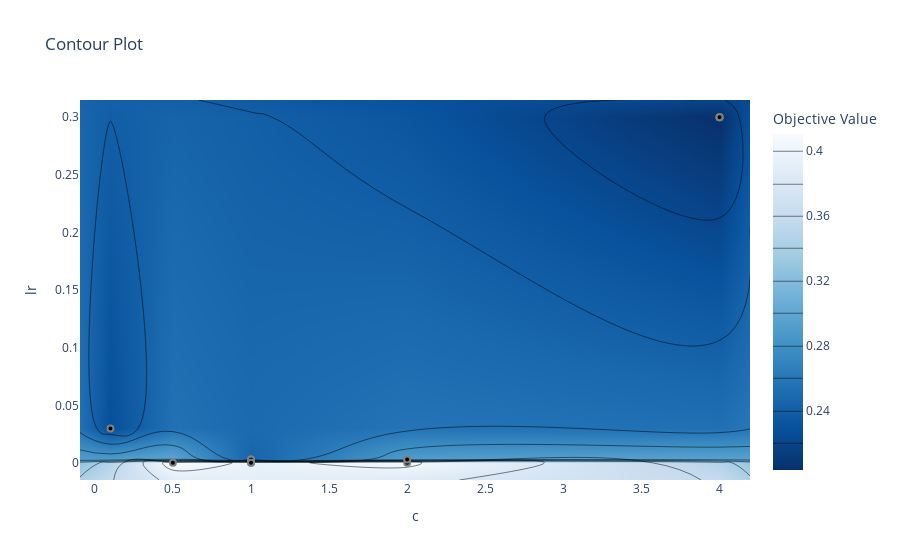
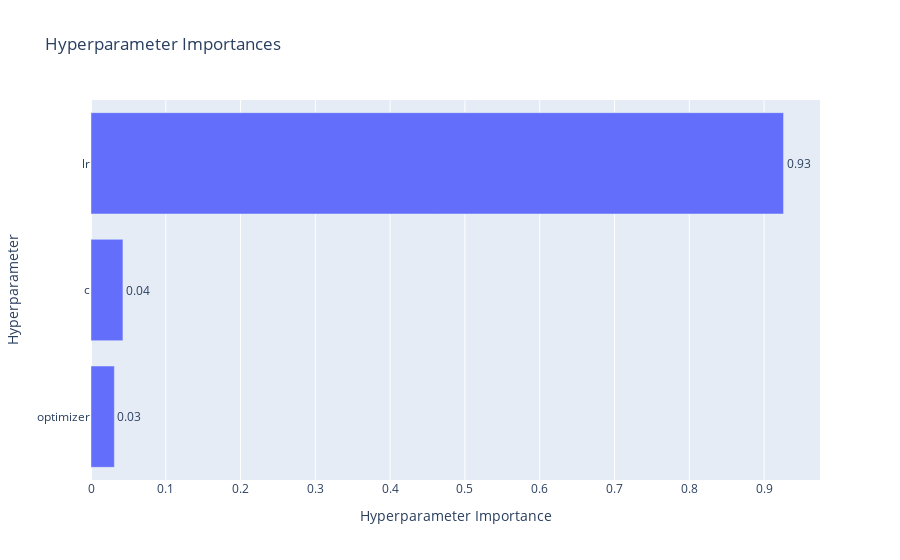
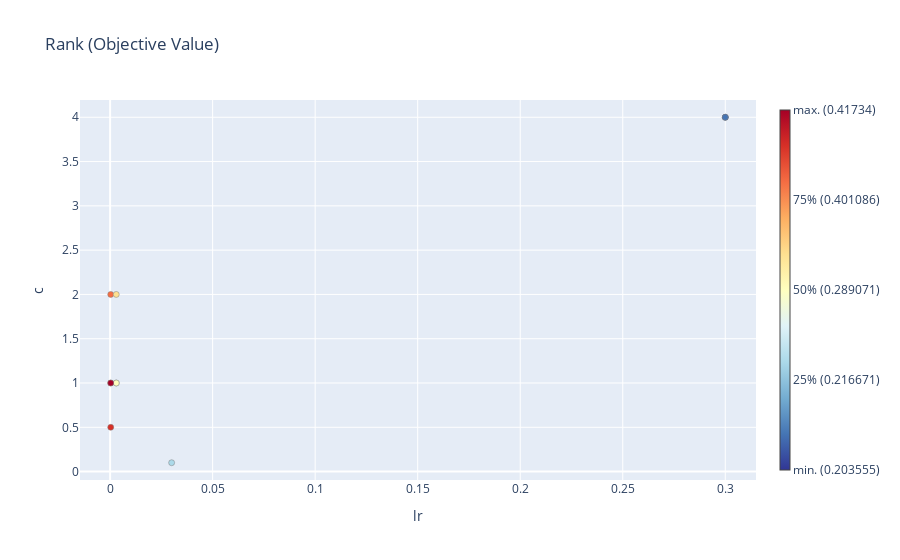
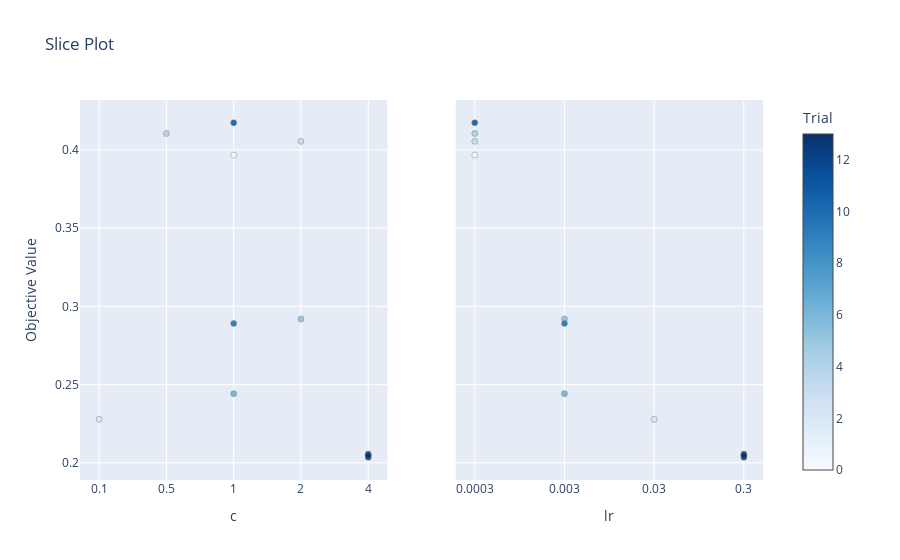

Notebook code for these charts, in order:
### Code cell
import optuna
import matplotlib.pyplot as plt
sqlite_db_path = "sqlite:///optuna_study.db"
study_name = "optimize_curvature_lr"
study = optuna.load_study(study_name=study_name, storage=sqlite_db_path)

params=["c", "lr"]

fig = optuna.visualization.plot_contour(study, params=params)
fig.show()

fig = optuna.visualization.plot_param_importances(study)
fig.show()
fig = optuna.visualization.plot_rank(study, params=["lr", "c"])
fig.show()

fig = optuna.visualization.plot_slice(study, params=["lr", "c"])
fig.show()

### Figure 1 — Plotly figure (JSON) as saved in the notebook; plotly's stock layout.template omitted (floating-point values rounded to 4 significant figures)
{"data": [{"colorbar": {"title": {"text": "Objective Value"}}, "colorscale": [[0, "rgb(247,251,255)"], [0.125, "rgb(222,235,247)"], [0.25, "rgb(198,219,239)"], [0.375, "rgb(158,202,225)"], [0.5, "rgb(107,174,214)"], [0.625, "rgb(66,146,198)"], [0.75, "rgb(33,113,181)"], [0.875, "rgb(8,81,156)"], [1, "rgb(8,48,107)"]], "connectgaps": true, "contours": {"coloring": "heatmap"}, "hoverinfo": "none", "line": {"smoothing": 1.3}, "reversescale": true, "type": "contour", "x": [-0.095, 0.1, 0.5, 1, 2, 4, 4.195], "y": [-0.01468, 0.0003, 0.003, 0.03, 0.3, 0.315], "z": [[null, null, null, null, null, null, null], [null, null, 0.4105, 0.3967, 0.4055, null, null], [null, null, null, 0.2442, 0.2919, null, null], [null, 0.2278, null, null, null, null, null], [null, null, null, null, null, 0.2036, null], [null, null, null, null, null, null, null]]}, {"marker": {"color": "black", "line": {"color": "Gray", "width": 2}}, "mode": "markers", "name": "Feasible Trial", "showlegend": false, "type": "scatter", "x": [1, 0.1, 2, 0.5, 2, 1, 1, 1, 4, 4, 4], "y": [0.0003, 0.03, 0.0003, 0.0003, 0.003, 0.003, 0.003, 0.0003, 0.3, 0.3, 0.3]}, {"marker": {"color": "#cccccc", "line": {"color": "Gray", "width": 2}}, "mode": "markers", "name": "Infeasible Trial", "showlegend": false, "type": "scatter", "x": [], "y": []}], "layout": {"title": {"text": "Contour Plot"}, "xaxis": {"range": [-0.095, 4.195], "title": {"text": "c"}}, "yaxis": {"range": [-0.01468, 0.315], "title": {"text": "lr"}}}}

### Figure 2 — Plotly figure (JSON) as saved in the notebook; plotly's stock layout.template omitted (floating-point values rounded to 4 significant figures)
{"data": [{"cliponaxis": false, "hovertemplate": ["optimizer (CategoricalDistribution): 0.031245404613180143<extra></extra>", "c (CategoricalDistribution): 0.042709494883499226<extra></extra>", "lr (CategoricalDistribution): 0.9260451005033207<extra></extra>"], "name": "Objective Value", "orientation": "h", "text": ["0.03", "0.04", "0.93"], "textposition": "outside", "type": "bar", "x": [0.03125, 0.04271, 0.926], "y": ["optimizer", "c", "lr"]}], "layout": {"title": {"text": "Hyperparameter Importances"}, "xaxis": {"title": {"text": "Hyperparameter Importance"}}, "yaxis": {"title": {"text": "Hyperparameter"}}}}

### Figure 3 — Plotly figure (JSON) as saved in the notebook; plotly's stock layout.template omitted (floating-point values rounded to 4 significant figures)
{"data": [{"hovertemplate": "%{hovertext}<extra></extra>", "hovertext": ["Trial #0<br>lr: 0.0003<br>c: 1<br>optimizer: AdaFactor<br><b>Objective Value: 0.39669760850470837</b>", "Trial #2<br>lr: 0.03<br>c: 0.1<br>optimizer: AdaFactor<br><b>Objective Value: 0.22778447101435323</b>", "Trial #3<br>lr: 0.0003<br>c: 2<br>optimizer: AdaFactor<br><b>Objective Value: 0.4054744850228152</b>", "Trial #4<br>lr: 0.0003<br>c: 0.5<br>optimizer: Hyperbolic<br><b>Objective Value: 0.41048537652323563</b>", "Trial #5<br>lr: 0.003<br>c: 2<br>optimizer: AdaFactor<br><b>Objective Value: 0.29190373714045276</b>", "Trial #6<br>lr: 0.003<br>c: 1<br>optimizer: Hyperbolic<br><b>Objective Value: 0.24421026164621817</b>", "Trial #9<br>lr: 0.003<br>c: 1<br>optimizer: AdaFactor<br><b>Objective Value: 0.289071182097037</b>", "Trial #10<br>lr: 0.0003<br>c: 1<br>optimizer: Hyperbolic<br><b>Objective Value: 0.4173403370568133</b>", "Trial #11<br>lr: 0.3<br>c: 4<br>optimizer: AdaFactor<br><b>Objective Value: 0.20555811134849009</b>", "Trial #12<br>lr: 0.3<br>c: 4<br>optimizer: AdaFactor<br><b>Objective Value: 0.20355452550208475</b>", "Trial #13<br>lr: 0.3<br>c: 4<br>optimizer: AdaFactor<br><b>Objective Value: 0.20461140713823123</b>"], "marker": {"color": ["rgb(253.0, 174.0, 97.0)", "rgb(171.0, 217.0, 233.0)", "rgb(244.0, 109.0, 67.0)", "rgb(215.0, 48.0, 39.0)", "rgb(254.0, 224.0, 144.0)", "rgb(224.0, 243.0, 248.0)", "rgb(255.0, 255.0, 191.0)", "rgb(165.0, 0.0, 38.0)", "rgb(116.0, 173.0, 209.0)", "rgb(49.0, 54.0, 149.0)", "rgb(69.0, 117.0, 180.0)"], "line": {"color": "Grey", "width": 0.5}}, "mode": "markers", "showlegend": false, "type": "scatter", "x": [0.0003, 0.03, 0.0003, 0.0003, 0.003, 0.003, 0.003, 0.0003, 0.3, 0.3, 0.3], "y": [1, 0.1, 2, 0.5, 2, 1, 1, 1, 4, 4, 4]}, {"hoverinfo": "none", "marker": {"cmax": 1, "cmin": 0, "colorbar": {"thickness": 10, "ticktext": ["min. (0.203555)", "25% (0.216671)", "50% (0.289071)", "75% (0.401086)", "max. (0.41734)"], "tickvals": [0, 0.25, 0.5, 0.75, 1]}, "colorscale": [[0, "rgb(49,54,149)"], [0.1, "rgb(69,117,180)"], [0.2, "rgb(116,173,209)"], [0.3, "rgb(171,217,233)"], [0.4, "rgb(224,243,248)"], [0.5, "rgb(255,255,191)"], [0.6, "rgb(254,224,144)"], [0.7, "rgb(253,174,97)"], [0.8, "rgb(244,109,67)"], [0.9, "rgb(215,48,39)"], [1, "rgb(165,0,38)"]], "showscale": true}, "mode": "markers", "showlegend": false, "type": "scatter", "x": [null], "y": [null]}], "layout": {"title": {"text": "Rank (Objective Value)"}, "xaxis": {"range": [-0.01468, 0.315], "title": {"text": "lr"}}, "yaxis": {"range": [-0.095, 4.195], "title": {"text": "c"}}}}

### Figure 4 — Plotly figure (JSON) as saved in the notebook; plotly's stock layout.template omitted (floating-point values rounded to 4 significant figures)
{"data": [{"marker": {"color": [0, 2, 3, 4, 5, 6, 9, 10, 11, 12, 13], "colorbar": {"title": {"text": "Trial"}, "x": 1, "xpad": 40}, "colorscale": [[0, "rgb(247,251,255)"], [0.125, "rgb(222,235,247)"], [0.25, "rgb(198,219,239)"], [0.375, "rgb(158,202,225)"], [0.5, "rgb(107,174,214)"], [0.625, "rgb(66,146,198)"], [0.75, "rgb(33,113,181)"], [0.875, "rgb(8,81,156)"], [1, "rgb(8,48,107)"]], "line": {"color": "Grey", "width": 0.5}, "showscale": true}, "mode": "markers", "name": "Feasible Trial", "showlegend": false, "type": "scatter", "x": [1, 0.1, 2, 0.5, 2, 1, 1, 1, 4, 4, 4], "xaxis": "x", "y": [0.3967, 0.2278, 0.4055, 0.4105, 0.2919, 0.2442, 0.2891, 0.4173, 0.2056, 0.2036, 0.2046], "yaxis": "y"}, {"marker": {"color": [0, 2, 3, 4, 5, 6, 9, 10, 11, 12, 13], "colorbar": {"title": {"text": "Trial"}, "x": 1, "xpad": 40}, "colorscale": [[0, "rgb(247,251,255)"], [0.125, "rgb(222,235,247)"], [0.25, "rgb(198,219,239)"], [0.375, "rgb(158,202,225)"], [0.5, "rgb(107,174,214)"], [0.625, "rgb(66,146,198)"], [0.75, "rgb(33,113,181)"], [0.875, "rgb(8,81,156)"], [1, "rgb(8,48,107)"]], "line": {"color": "Grey", "width": 0.5}, "showscale": false}, "mode": "markers", "name": "Feasible Trial", "showlegend": false, "type": "scatter", "x": [0.0003, 0.03, 0.0003, 0.0003, 0.003, 0.003, 0.003, 0.0003, 0.3, 0.3, 0.3], "xaxis": "x2", "y": [0.3967, 0.2278, 0.4055, 0.4105, 0.2919, 0.2442, 0.2891, 0.4173, 0.2056, 0.2036, 0.2046], "yaxis": "y2"}], "layout": {"title": {"text": "Slice Plot"}, "xaxis": {"anchor": "y", "categoryarray": [-1, 0, 0.1, 0.5, 1, 2, 4], "categoryorder": "array", "domain": [0, 0.45], "title": {"text": "c"}, "type": "category"}, "xaxis2": {"anchor": "y2", "categoryarray": [3e-05, 0.0003, 0.003, 0.03, 0.3], "categoryorder": "array", "domain": [0.55, 1], "title": {"text": "lr"}, "type": "category"}, "yaxis": {"anchor": "x", "domain": [0, 1], "title": {"text": "Objective Value"}}, "yaxis2": {"anchor": "x2", "domain": [0, 1], "matches": "y", "showticklabels": false}}}
